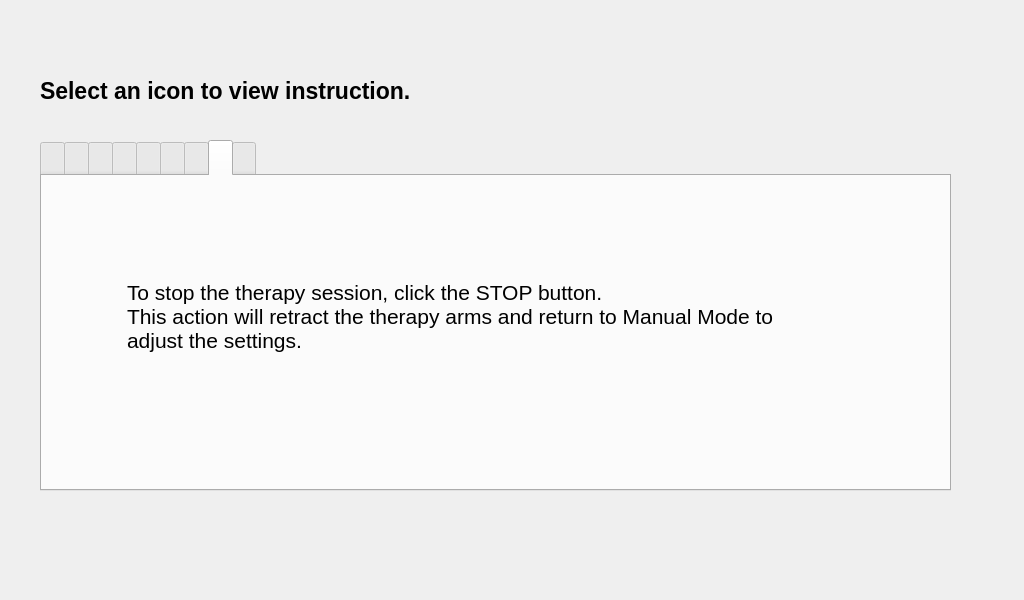
<?xml version="1.0" encoding="UTF-8"?>
<ui version="4.0">
 <class>HelpPage</class>
 <widget class="QDialog" name="HelpPage">
  <property name="geometry">
   <rect>
    <x>0</x>
    <y>0</y>
    <width>1024</width>
    <height>600</height>
   </rect>
  </property>
  <property name="windowTitle">
   <string>Dialog</string>
  </property>
  <widget class="QTabWidget" name="iconTabs">
   <property name="geometry">
    <rect>
     <x>40</x>
     <y>140</y>
     <width>911</width>
     <height>351</height>
    </rect>
   </property>
   <property name="font">
    <font>
     <pointsize>15</pointsize>
    </font>
   </property>
   <property name="styleSheet">
    <string notr="true">padding-left: 10px;</string>
   </property>
   <property name="currentIndex">
    <number>7</number>
   </property>
   <widget class="QWidget" name="tab">
    <attribute name="title">
     <string/>
    </attribute>
    <widget class="QLabel" name="label_2">
     <property name="geometry">
      <rect>
       <x>30</x>
       <y>50</y>
       <width>751</width>
       <height>181</height>
      </rect>
     </property>
     <property name="font">
      <font>
       <pointsize>17</pointsize>
      </font>
     </property>
     <property name="text">
      <string/>
     </property>
    </widget>
    <widget class="QLabel" name="label_6">
     <property name="geometry">
      <rect>
       <x>50</x>
       <y>50</y>
       <width>751</width>
       <height>181</height>
      </rect>
     </property>
     <property name="font">
      <font>
       <pointsize>16</pointsize>
      </font>
     </property>
     <property name="text">
      <string>Pressing the exit button will close the application and shutdown the system.</string>
     </property>
    </widget>
   </widget>
   <widget class="QWidget" name="tab_2">
    <attribute name="title">
     <string/>
    </attribute>
    <widget class="QLabel" name="label_3">
     <property name="geometry">
      <rect>
       <x>50</x>
       <y>50</y>
       <width>751</width>
       <height>181</height>
      </rect>
     </property>
     <property name="font">
      <font>
       <pointsize>16</pointsize>
      </font>
     </property>
     <property name="text">
      <string/>
     </property>
    </widget>
    <widget class="QLabel" name="label_12">
     <property name="geometry">
      <rect>
       <x>140</x>
       <y>70</y>
       <width>611</width>
       <height>141</height>
      </rect>
     </property>
     <property name="font">
      <font>
       <pointsize>16</pointsize>
      </font>
     </property>
     <property name="text">
      <string>Pressing the back button will return the the previous page.
Previous setting will be saved.</string>
     </property>
    </widget>
   </widget>
   <widget class="QWidget" name="tab_9">
    <attribute name="title">
     <string/>
    </attribute>
    <widget class="QLabel" name="label_11">
     <property name="geometry">
      <rect>
       <x>60</x>
       <y>80</y>
       <width>751</width>
       <height>111</height>
      </rect>
     </property>
     <property name="font">
      <font>
       <pointsize>16</pointsize>
      </font>
     </property>
     <property name="text">
      <string>Select to proceed to Manual Mode.
Manual Mode is intended to test out the pressure and hold time for therapy.</string>
     </property>
    </widget>
   </widget>
   <widget class="QWidget" name="tab_3">
    <attribute name="title">
     <string/>
    </attribute>
    <widget class="QLabel" name="label_4">
     <property name="geometry">
      <rect>
       <x>70</x>
       <y>80</y>
       <width>651</width>
       <height>111</height>
      </rect>
     </property>
     <property name="font">
      <font>
       <pointsize>16</pointsize>
      </font>
     </property>
     <property name="text">
      <string>Selecting RESET will clear the fields and allow you to enter a different therapy setting.</string>
     </property>
    </widget>
   </widget>
   <widget class="QWidget" name="tab_4">
    <attribute name="title">
     <string/>
    </attribute>
    <widget class="QLabel" name="label_5">
     <property name="geometry">
      <rect>
       <x>60</x>
       <y>90</y>
       <width>761</width>
       <height>111</height>
      </rect>
     </property>
     <property name="font">
      <font>
       <pointsize>16</pointsize>
      </font>
     </property>
     <property name="text">
      <string>Clicking TEST will deliver a single pulse of the therapy arms.
The pressure and hold time are set by the values entered in Manual Mode</string>
     </property>
    </widget>
   </widget>
   <widget class="QWidget" name="tab_5">
    <attribute name="title">
     <string/>
    </attribute>
    <widget class="QLabel" name="label_7">
     <property name="geometry">
      <rect>
       <x>90</x>
       <y>70</y>
       <width>691</width>
       <height>131</height>
      </rect>
     </property>
     <property name="font">
      <font>
       <pointsize>16</pointsize>
      </font>
     </property>
     <property name="text">
      <string>In Therapy Mode, the settings made in Manual Mode are transferred.

You now have the option to select the number of pulses in a cycle and number of cycles
to be delivered in the therapy session.</string>
     </property>
    </widget>
   </widget>
   <widget class="QWidget" name="tab_6">
    <attribute name="title">
     <string/>
    </attribute>
    <widget class="QLabel" name="label_8">
     <property name="geometry">
      <rect>
       <x>30</x>
       <y>70</y>
       <width>811</width>
       <height>121</height>
      </rect>
     </property>
     <property name="font">
      <font>
       <pointsize>16</pointsize>
      </font>
     </property>
     <property name="text">
      <string>To enter a pressure value not seen in the dropdown menu, select the number pad icon.
Here, you can enter any integer value between 0 and 50 for the pressure setting.</string>
     </property>
    </widget>
   </widget>
   <widget class="QWidget" name="tab_7">
    <attribute name="title">
     <string/>
    </attribute>
    <widget class="QLabel" name="label_9">
     <property name="geometry">
      <rect>
       <x>60</x>
       <y>70</y>
       <width>771</width>
       <height>141</height>
      </rect>
     </property>
     <property name="font">
      <font>
       <pointsize>16</pointsize>
      </font>
     </property>
     <property name="text">
      <string>To stop the therapy session, click the STOP button.
This action will retract the therapy arms and return to Manual Mode to
adjust the settings.</string>
     </property>
    </widget>
   </widget>
   <widget class="QWidget" name="tab_8">
    <attribute name="title">
     <string/>
    </attribute>
    <widget class="QLabel" name="label_10">
     <property name="geometry">
      <rect>
       <x>50</x>
       <y>70</y>
       <width>791</width>
       <height>131</height>
      </rect>
     </property>
     <property name="font">
      <font>
       <pointsize>16</pointsize>
      </font>
     </property>
     <property name="text">
      <string>After appropriate pressure, hold time, pulse number, and cycle number
are selected, click BEGIN THERAPY to start the session.</string>
     </property>
    </widget>
   </widget>
  </widget>
  <widget class="QPushButton" name="btn_back">
   <property name="geometry">
    <rect>
     <x>20</x>
     <y>510</y>
     <width>60</width>
     <height>60</height>
    </rect>
   </property>
   <property name="styleSheet">
    <string notr="true">border:none;</string>
   </property>
   <property name="text">
    <string/>
   </property>
  </widget>
  <widget class="QLabel" name="label">
   <property name="geometry">
    <rect>
     <x>40</x>
     <y>80</y>
     <width>441</width>
     <height>22</height>
    </rect>
   </property>
   <property name="font">
    <font>
     <pointsize>17</pointsize>
     <weight>75</weight>
     <bold>true</bold>
    </font>
   </property>
   <property name="text">
    <string>Select an icon to view instruction.</string>
   </property>
  </widget>
 </widget>
 <resources/>
 <connections/>
</ui>
